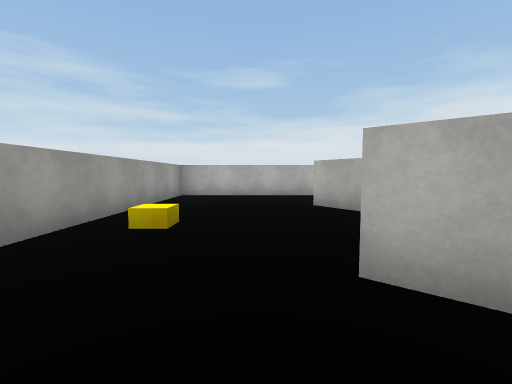
view 1 (above)

20 first-person views from a walk through a 3-D level made in the Unity game engine. The camera is 1.4 m above the floor, tilts 4° down and sees 90° across. The floor is counted in squares, 2 m on a side. Each view is taken from the middle of a square. On the plan, view 1 faces up. The plan holds only what a view shows up to about 9 squares ahead; the rest is blank. The player character is not drawn. Some animated figures are left out. Surface patterns are stand-ins for the level's own textures.

view 2
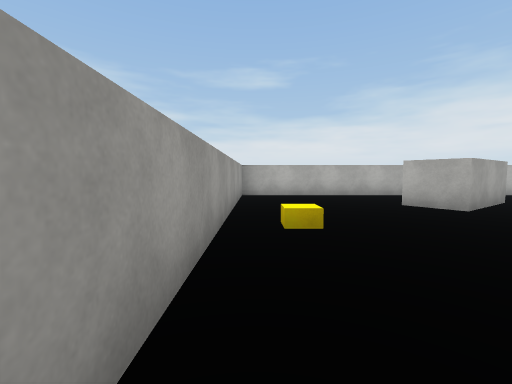

view 3
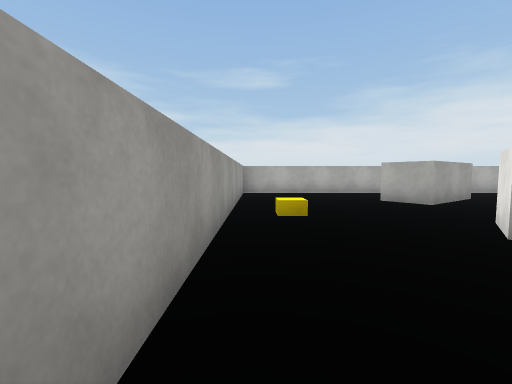

view 4
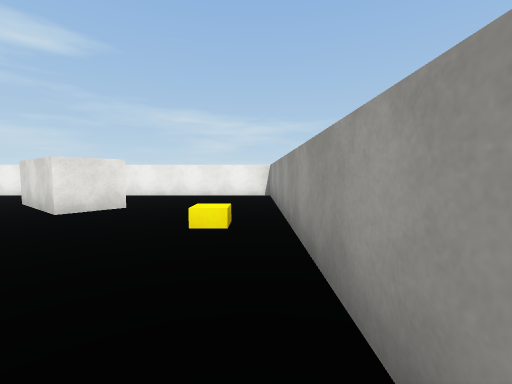

view 5
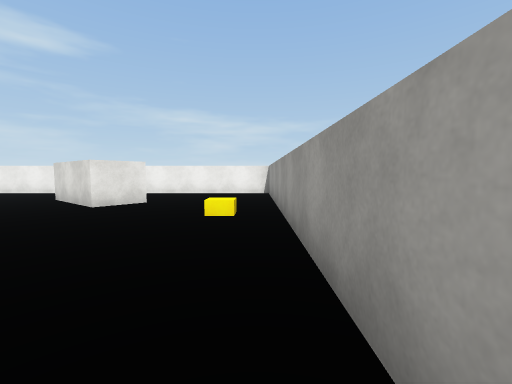

view 6
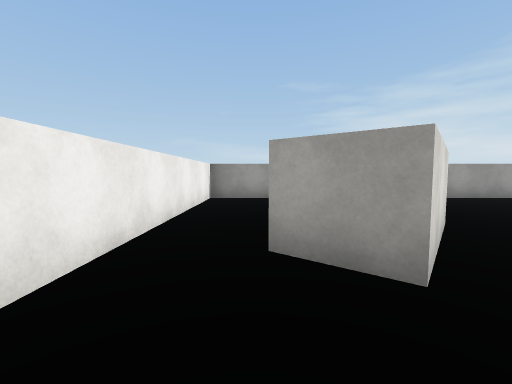

view 7
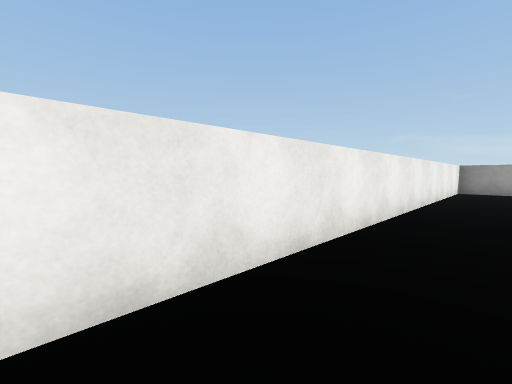

view 8
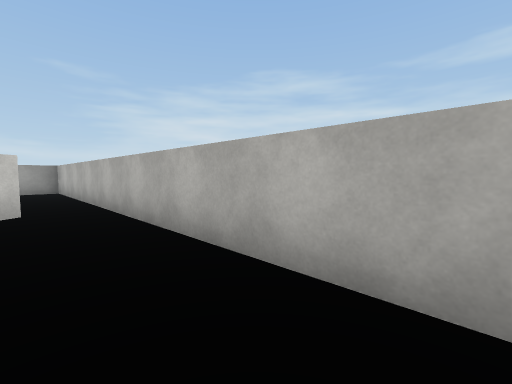

view 9
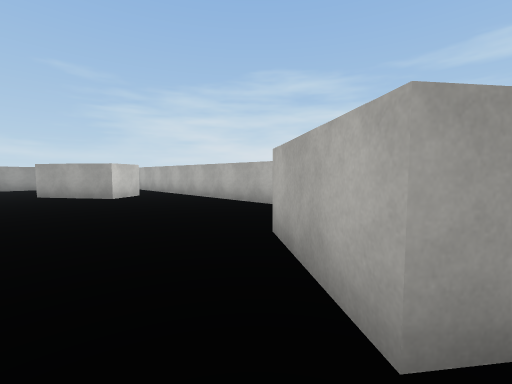

view 10
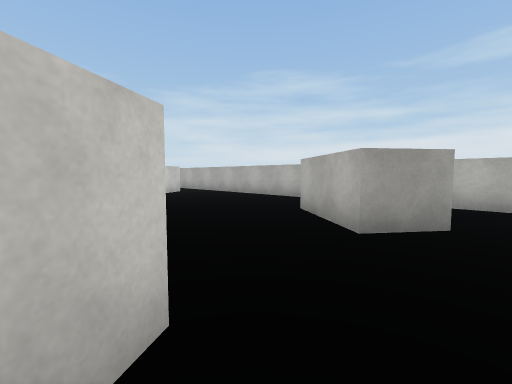

view 11
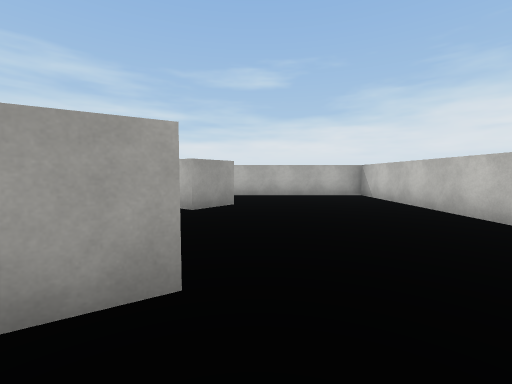

view 12
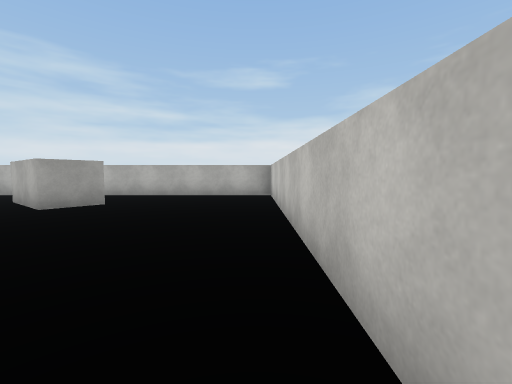

view 13
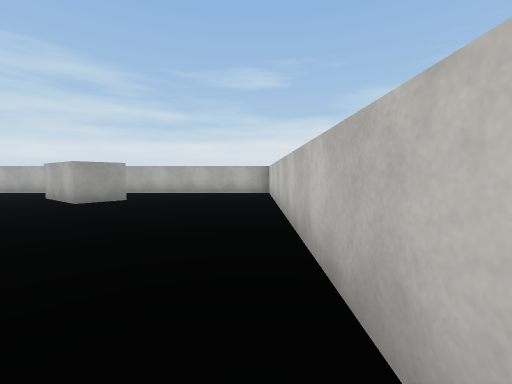

view 14
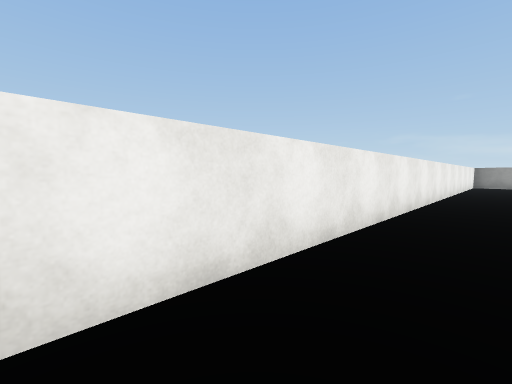

view 15
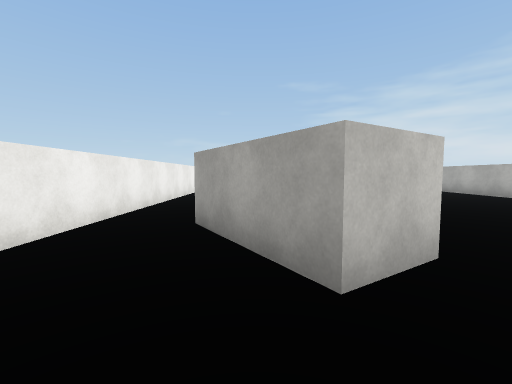

view 16
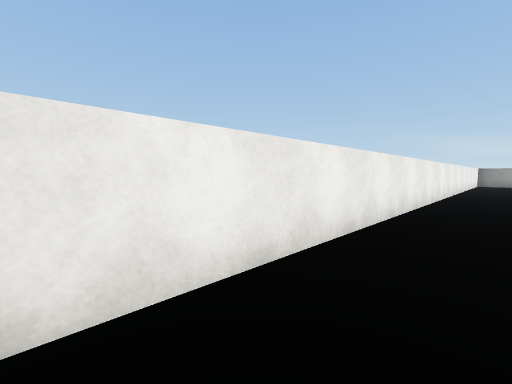

view 17
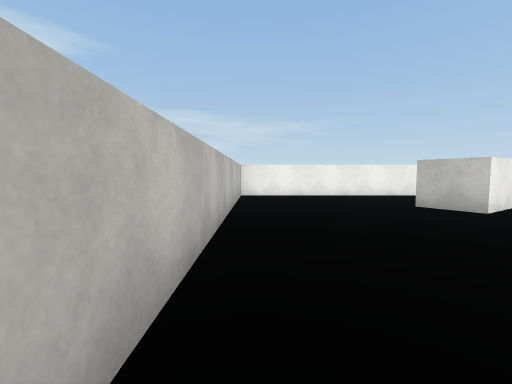

view 18
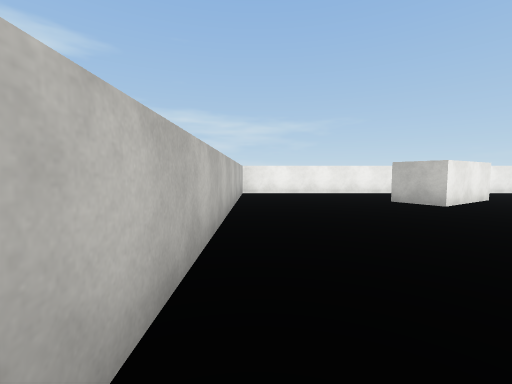

view 19
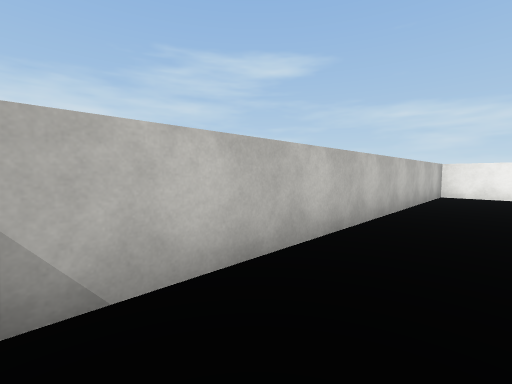

view 20
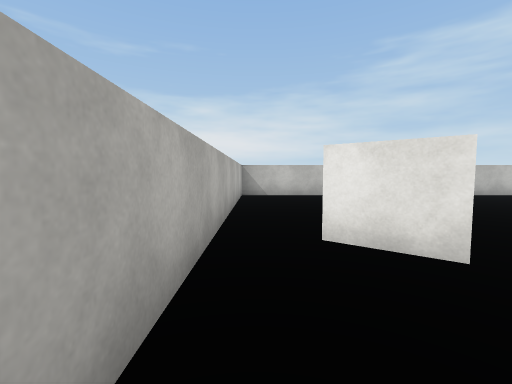

### Floor plan
Ten units are one square. View 1 is at (0, 0); x grows to the right and y downward. Boxes are objects, and circles mark ways between rooms. Rooms are numbered by the first view taken in them; rooms with no view inside come last. Other rooms are left out.
<svg viewBox="-30 -90 200 108">
<path fill="none" stroke="#000" d="M20 -48 12 -58M13 -12 7 -17 14 -27 22 -21M25 -85 -25 -85 -25 13 5 13M22 -21 35 -11 26 0M97 -12 109 -19M33 -73 41 -62 20 -48M118 -50 100 -63 107 -74M5 13 85 13M105 -85 25 -85M109 -19 119 -25 126 -15 104 -1M125 -60 118 -50M85 13 165 13 165 -85 105 -85"/>
<rect x="-15" y="-35" width="10" height="10" fill="#bbb"><title>other object</title></rect>
<circle cx="20" cy="-35" r="3" fill="#2a7"/>
<circle cx="20" cy="-80" r="3" fill="#2a7"/>
<circle cx="5" cy="5" r="3" fill="#2a7"/>
<circle cx="105" cy="-15" r="3" fill="#2a7"/>
<circle cx="110" cy="-80" r="3" fill="#2a7"/>
<text x="0" y="-40">1</text>
<text x="60" y="-30">2</text>
<text x="140" y="-30">3</text>
</svg>
Room 1 opens to room 2. Room 2 opens to room 3.

Where each view was taken, in squares from view 1:
view 1: 0 up, 0 right, facing up
view 2: 0 up, 2 left, facing up
view 3: 1 down, 2 left, facing up
view 4: 7 up, 2 left, facing down
view 5: 8 up, 2 left, facing down
view 6: 0 up, 5 right, facing left
view 7: 0 up, 9 right, facing down-left
view 8: 7 up, 9 right, facing up-left
view 9: 4 up, 12 right, facing up-left
view 10: 2 up, 13 right, facing up-left
view 11: 0 up, 13 right, facing up
view 12: 0 up, 16 right, facing up
view 13: 1 down, 16 right, facing up
view 14: 0 up, 14 right, facing down-left
view 15: 1 up, 14 right, facing left
view 16: 0 up, 16 right, facing down-left
view 17: 7 up, 16 right, facing down
view 18: 8 up, 16 right, facing down
view 19: 8 up, 15 right, facing down-right
view 20: 8 up, 8 right, facing right
